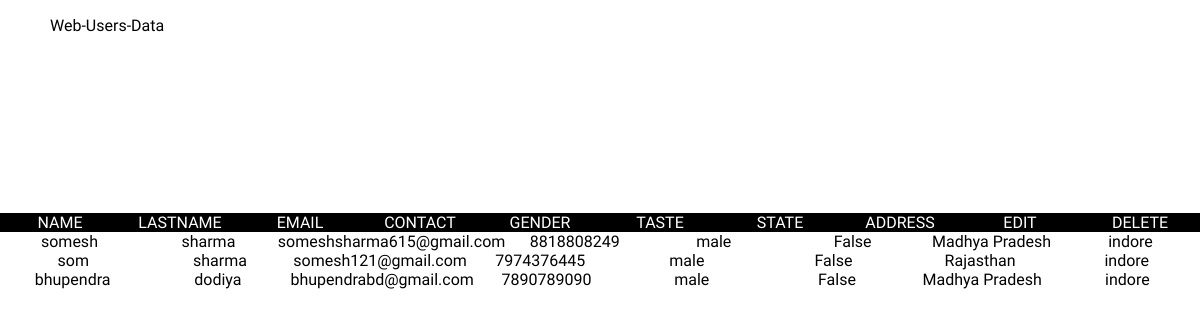
Before: /users/ with the older database file.
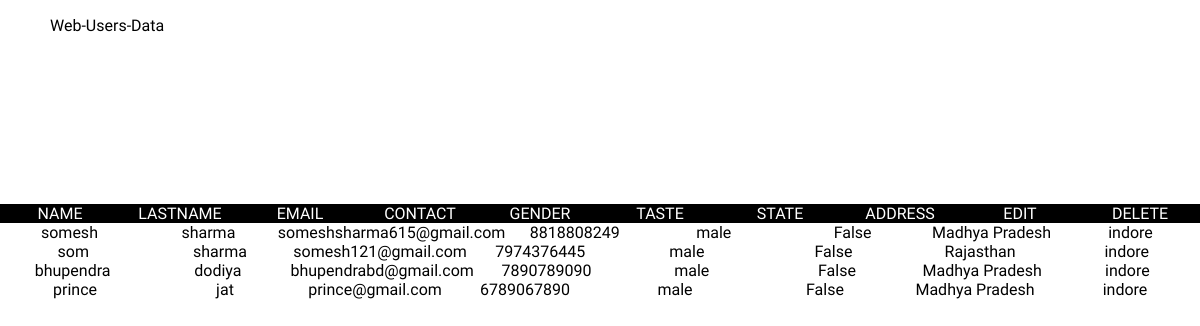
After: the same page with the newer database file.
### app/models.py (models this page shows)
class Registration(models.Model):
    name=models.CharField(max_length=50)
    lastname=models.CharField(max_length=50)
    email=models.EmailField(max_length=254)
    contact=models.IntegerField()
    gender=models.CharField(choices=GENDER,max_length=50)
    taste=models.CharField(choices=TASTE,max_length=50)
    state=models.CharField(choices=STATE_CHOISES,max_length=50)
    address=models.CharField(max_length=100)
    password=models.CharField(max_length=100)

### app/views.py (the view)
# urls.py: path('users/',views.users),
def users(request):
    data=Registration.objects.all()
    return render(request,'users.html',{'data':data})

### app/templates/users.html (shortened to what this page needs)
<!DOCTYPE html>
<html lang="en">
<head>
</head>
<body style="width:100%;">
    <p style="margin-left:50px">Web-Users-Data</p>
    {% if data %}
    <div class="container" style="margin-top:-200px;">
        <div class="table">
            <div class="table-header">
                <div class="header__item"><a id="wins" class="filter__link filter__link--number" href="#">Name</a></div>
                <div class="header__item"><a id="draws" class="filter__link filter__link--number" href="#">LastName</a></div>
                <div class="header__item"><a id="losses" class="filter__link filter__link--number" href="#">Email</a></div>
                <div class="header__item"><a id="total" class="filter__link filter__link--number" href="#">Contact</a></div>
                <div class="header__item"><a id="total" class="filter__link filter__link--number" href="#">Gender</a></div>
                <div class="header__item"><a id="total" class="filter__link filter__link--number" href="#">Taste</a></div>
                <div class="header__item"><a id="total" class="filter__link filter__link--number" href="#">State</a></div>
                <div class="header__item"><a id="total" class="filter__link filter__link--number" href="#">Address</a></div>
                <div class="header__item"><a id="total" class="filter__link filter__link--number" href="#">Edit</a></div>
                <div class="header__item"><a id="total" class="filter__link filter__link--number" href="#">Delete</a></div>
            </div>
            <div class="table-content">
                {% for i in data %}
                <div class="table-row">
                    <div class="table-data">{{i.name}}</div>
                    <div class="table-data">{{i.lastname}}</div>
                    <div class="table-data">{{i.email}}</div>
                    <div class="table-data">{{i.contact}}</div>
                    <div class="table-data">{{i.gender}}</div>
                    <div class="table-data">{{i.taste}}</div>
                    <div class="table-data">{{i.state}}</div>
                    <div class="table-data">{{i.address}}</div>
                </div>
                {% endfor %}
            </div>
        </div>
    </div>
    {% else %}
        <p style="margin-left:50px">No-User-Data</p>
    {% endif %}
</body>
</html>

Changed rows visible on the page:
added Registration: name "prince", lastname "jat", email "prince@gmail.com", contact "6789067890", gender "male", taste "False", state "Madhya Pradesh", address "indore"
